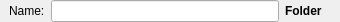
<?xml version="1.0" encoding="UTF-8"?>
<ui version="4.0">
 <class>wg_Folder</class>
 <widget class="QWidget" name="wg_Folder">
  <property name="geometry">
   <rect>
    <x>0</x>
    <y>0</y>
    <width>340</width>
    <height>20</height>
   </rect>
  </property>
  <property name="sizePolicy">
   <sizepolicy hsizetype="Fixed" vsizetype="Fixed">
    <horstretch>0</horstretch>
    <verstretch>0</verstretch>
   </sizepolicy>
  </property>
  <property name="minimumSize">
   <size>
    <width>340</width>
    <height>0</height>
   </size>
  </property>
  <property name="maximumSize">
   <size>
    <width>340</width>
    <height>16777215</height>
   </size>
  </property>
  <property name="windowTitle">
   <string>Folder</string>
  </property>
  <layout class="QVBoxLayout" name="verticalLayout">
   <property name="spacing">
    <number>6</number>
   </property>
   <property name="margin">
    <number>0</number>
   </property>
   <item>
    <widget class="QWidget" name="widget" native="true">
     <layout class="QHBoxLayout" name="horizontalLayout">
      <property name="topMargin">
       <number>0</number>
      </property>
      <property name="rightMargin">
       <number>18</number>
      </property>
      <property name="bottomMargin">
       <number>0</number>
      </property>
      <item>
       <widget class="QLabel" name="label_5">
        <property name="text">
         <string>Name:</string>
        </property>
       </widget>
      </item>
      <item>
       <widget class="QLineEdit" name="e_name"/>
      </item>
      <item>
       <widget class="QLabel" name="l_class">
        <property name="font">
         <font>
          <weight>75</weight>
          <bold>true</bold>
         </font>
        </property>
        <property name="text">
         <string>Folder</string>
        </property>
       </widget>
      </item>
     </layout>
    </widget>
   </item>
  </layout>
 </widget>
 <resources/>
 <connections/>
</ui>
